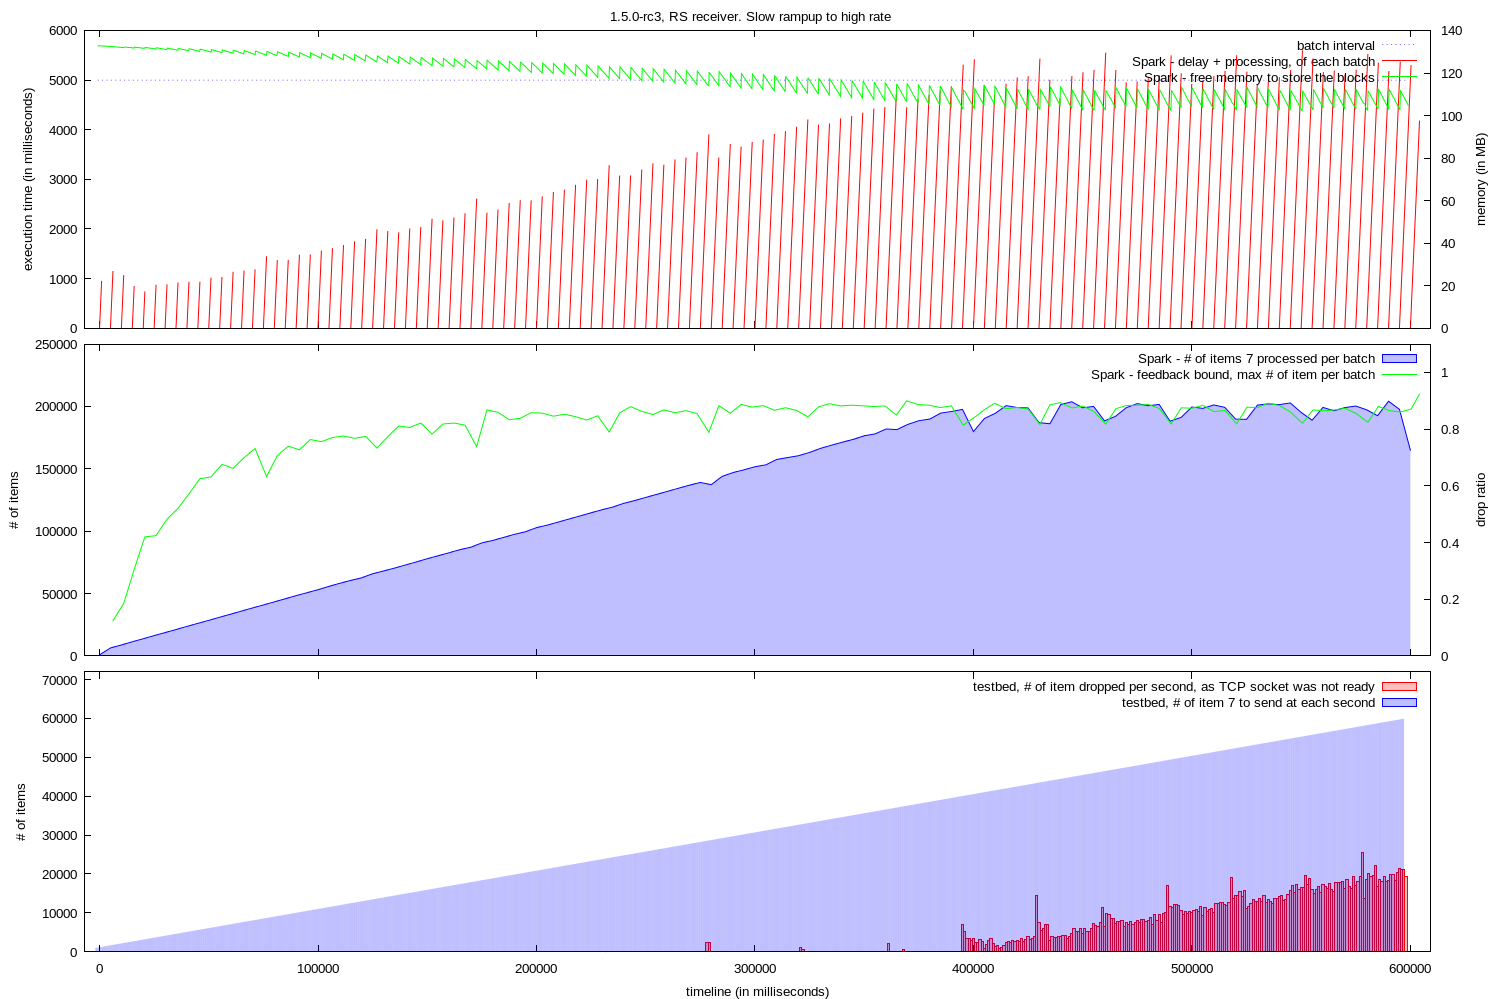

Generate this figure with gnuplot:

set y2range [0:]
set y2tics
set yrange [0:]
set lmargin 12
set rmargin 10
set datafile missing "?"
set style fill transparent solid 0.25

set style arrow 1 nohead ls 1
set ytics nomirror

set terminal pngcairo dashed enhanced font "arial,10" fontscale 1.0 size 1500,999

set output "graph.png"

set multiplot layout 3, 1 title "1.5.0-rc3, RS receiver. Slow rampup to high rate"

set xrange [ -6882 : 609181 ]
set xtics format " "
set bmargin 1
set ylabel "execution time (in milliseconds)"
set y2label "memory (in MB)"

plot "memory.log" using 1:(5000) with line lt 0 lc 3 title "batch interval", \
  "execution.log" using 2:(0):($1-$2):($1-$2) with vector title "Spark - delay + processing, of each batch" arrowstyle 1, \
  "memory.log" using 1:($2/1024) axes x1y2 with lines title "Spark - free memory to store the blocks" lt 1 lc 2
 


set tmargin 0
set ylabel "# of items"
set y2label "drop ratio"
set y2range [ 0 : 1.1 ]


plot "execution_0.log" using 2:($3) with filledcurve x1 title "Spark - # of items 7 processed per batch" lt 1 lc 3, \
  "feedback_0.log" using 1:($2 * 5) with lines title "Spark - feedback bound, max # of item per batch" lt 1 lc 2


set xlabel "timeline (in milliseconds)"


set xtics format "%.0f"
set bmargin 3
set ylabel "# of items"
unset y2label
unset y2tics
unset y2range


set yrange [ 0 : 71998 ]

set boxwidth 1000

plot "droppedValuesPerSecond.log" using 1:2 with boxes title "testbed, # of item dropped per second, as TCP socket was not ready" lt 1 lc 1, \
"tick.log" using 1:($2) with fillsteps title "testbed, # of item 7 to send at each second" lt 1 lc 3
unset multiplot
